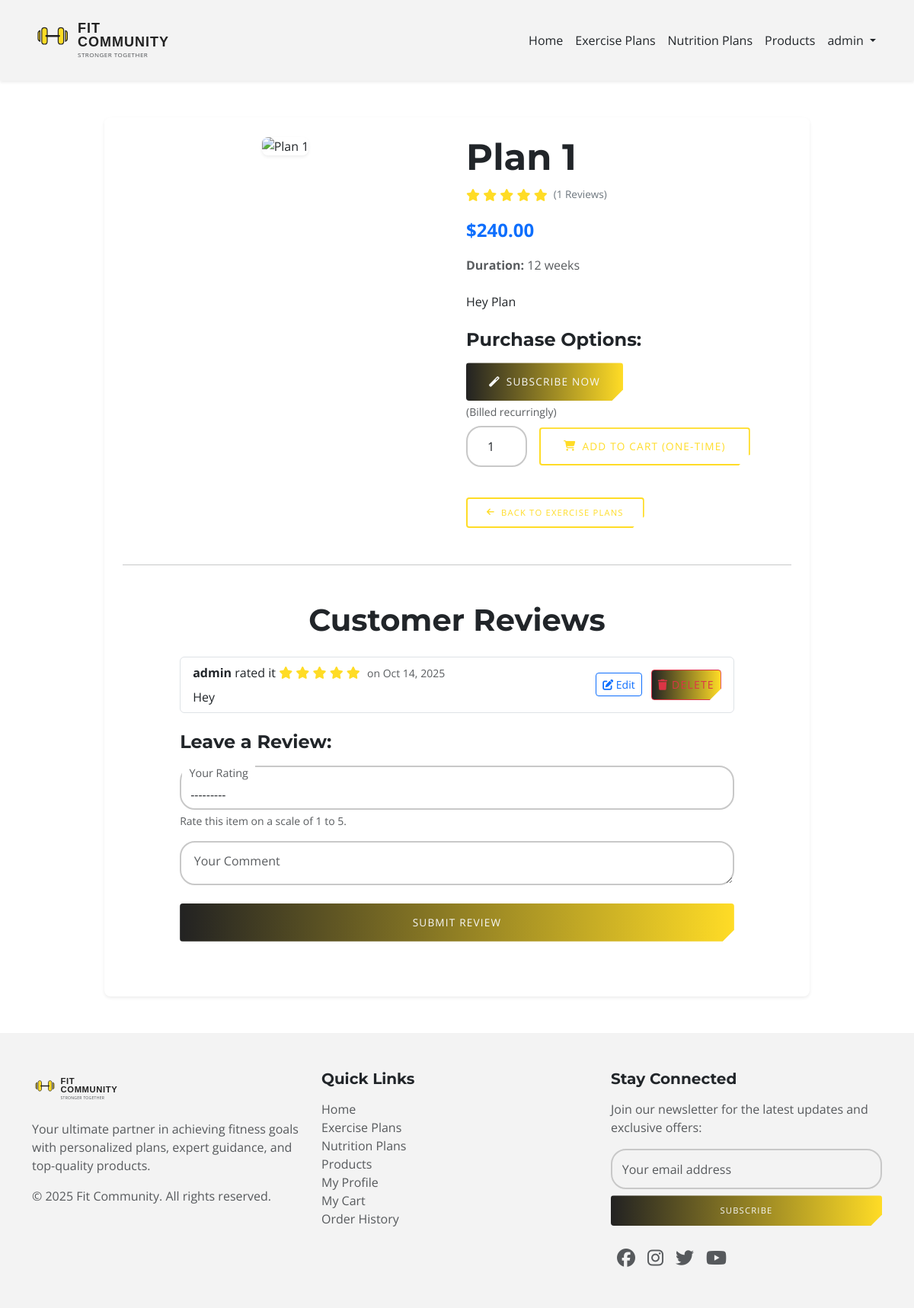
The app's page /exercise-plans/1/ (signed in) with its own data.
### fitness/models.py (models this page shows, shortened)
class ExercisePlan(models.Model):
    title = models.CharField(max_length=100)
    description = models.TextField()
    price = models.DecimalField(max_digits=8, decimal_places=2)
    duration_weeks = models.PositiveIntegerField()
    stripe_price_id = models.CharField(
        max_length=255, blank=True, null=True, unique=True
    )
    image = models.ImageField(upload_to='plan_images/', blank=True, null=True)

### products/models.py (models this page shows, shortened)
class Review(models.Model):
    user = models.ForeignKey(
        User, on_delete=models.CASCADE, related_name='reviews'
    )
    exercise_plan = models.ForeignKey(
        'fitness.ExercisePlan', on_delete=models.CASCADE, null=True,
        blank=True, related_name='reviews'
    )
    nutrition_plan = models.ForeignKey(
        'fitness.NutritionPlan', on_delete=models.CASCADE, null=True,
        blank=True, related_name='reviews'
    )
    product = models.ForeignKey(
        Product, on_delete=models.CASCADE, null=True, blank=True,
        related_name='reviews'
    )
    rating = models.IntegerField(
        choices=[(i, str(i)) for i in range(1, 6)],
        help_text="Rate this item on a scale of 1 to 5."
    )
    comment = models.TextField(blank=True, null=True)
    created_at = models.DateTimeField(auto_now_add=True)
    class Meta:
        ordering = ['-created_at']

### fitness/views.py (the view)
def exercise_plan_detail(request, pk):  # show exercise plan detail
    plan = get_object_or_404(
        ExercisePlan.objects.annotate(
            average_rating=Avg('reviews__rating'),
            review_count=Count('reviews'),
        ),
        pk=pk,
    )
    if request.method == 'POST':
        form = ReviewForm(request.POST)
        if form.is_valid():
            if request.user.is_authenticated:
                rev = form.save(commit=False)
                rev.user = request.user
                rev.exercise_plan = plan
                rev.save()
                messages.success(request, 'Review submitted.')
                return redirect('exercise_plan_detail', pk=pk)
            messages.error(request, 'Log in to submit a review.')
    else:
        form = ReviewForm()
    return render(
        request,
        'public-pages/exercise_plan_detail.html',
        {'plan': plan, 'reviews': plan.reviews.all(), 'form': form},
    )

### templates/public-pages/exercise_plan_detail.html (shortened to what this page needs)
{% extends 'base.html' %}
{% load static rating_extras %}
{% block content %}
{% load static %}
<div class="container my-5">
    <div class="row justify-content-center">
        <div class="col-lg-10 col-md-12">
            <div class="card shadow-sm border-0 product-detail-card">
                <div class="card-body p-4">
                    <div class="row g-4">
                        <div class="col-md-6 text-center">
                            <img src="{% if plan.image %}{{ plan.image.url }}{% else %}{% static 'images/plan_placeholder.jpg' %}{% endif %}"
                                 class="img-fluid rounded-3 shadow-sm plan-detail-image" alt="{{ plan.title }}">
                        </div>
                        <div class="col-md-6">
                            <h1 class="display-5 fw-bold mb-2">{{ plan.title }}</h1>
                            <div class="d-flex align-items-center mb-3">
                                <div class="star-rating me-2">
                                    {% with plan.average_rating|round_int as rounded %}
                                        {% for _ in "12345" %}
                                            <i class="fas fa-star{% if forloop.counter <= rounded %} on{% endif %}"></i>
                                        {% endfor %}
                                    {% endwith %}
                                </div>
                                <span class="review-count-text">({{ plan.review_count }} Reviews)</span>
                            </div>
                            <p class="fs-4 fw-bold text-primary mb-3">${{ plan.price|floatformat:2 }}</p>
                            <p class="text-muted mb-4"><strong>Duration:</strong> {{ plan.duration_weeks }} weeks</p>
                            <p class="text-dark mb-4">{{ plan.description }}</p>
                            {% if user.is_authenticated %}
                                <h4 class="mt-4 mb-3 fw-bold">Purchase Options:</h4>
                                <div class="d-flex flex-column mb-4">
                                    <form action="{% url 'create_subscription_checkout' 'exercise_plan' plan.id %}" method="post" class="mb-2">
                                        <button type="submit" class="custom-btn custom-btn-lg">
                                            <i class="fas fa-magic me-2"></i>Subscribe Now
                                        </button>
                                        <small class="form-text text-muted ml-2 d-block"> (Billed recurringly)</small>
                                    </form>
                                    <form action="{% url 'add_to_cart' 'exercise_plan' plan.id %}" method="post" class="d-flex align-items-center">
                                        <div class="form-group me-3">
                                            <input type="number" name="quantity" id="quantity" value="1" min="1" class="form-control text-center quantity-input-width">
                                        </div>
                                        <button type="submit" class="custom-btn custom-btn-lg btn-outline-dark">
                                            <i class="fas fa-shopping-cart me-2"></i>Add to Cart (One-time)
                                        </button>
                                    </form>
                                </div>
                            {% else %}
                                <div class="alert alert-info text-center" role="alert">
                                    Please <a href="{% url 'login' %}" class="alert-link">log in</a> to subscribe or purchase this plan.
                                </div>
                            {% endif %}
                            <a href="{% url 'exercise_plan_list' %}" class="custom-btn btn-outline-dark btn-sm mt-3">
                                <i class="fas fa-arrow-left me-2"></i>Back to Exercise Plans
                            </a>
                        </div>
                    </div>
                    <hr class="my-5">
                    <h3 class="section-heading text-center mb-4">Customer Reviews</h3>
                    <div class="row justify-content-center">
                        <div class="col-lg-10">
                            {% if reviews %}
                                <ul class="list-group mb-4">
                                    {% for review in reviews %}
                                        <li class="list-group-item d-flex flex-column flex-sm-row justify-content-between align-items-start align-items-sm-center">
                                            <div>
                                                <strong>{{ review.user.username }}</strong> rated it
                                                <span class="star-rating fs-6">
                                                    {% with review.rating|round_int as rounded_review_rating %}
                                                        {% for _ in "12345" %}
                                                            <i class="fas fa-star{% if forloop.counter <= rounded_review_rating %} on{% endif %}"></i>
                                                        {% endfor %}
                                                    {% endwith %}
                                                </span>
                                                <small class="text-muted d-block d-sm-inline-block">on {{ review.created_at|date:"M d, Y" }}</small>
                                                {% if review.comment %}
                                                    <p class="mt-2 mb-0">{{ review.comment }}</p>
                                                {% endif %}
                                            </div>
                                            {% if request.user == review.user %}
                                            <div class="mt-3 mt-sm-0">
                                                <a href="{% url 'edit_review' review.id %}" class="btn btn-sm btn-outline-primary me-2">
                                                    <i class="fas fa-edit"></i> Edit
                                                </a>
                                                <form action="{% url 'delete_review' review.id %}" method="post" style="display:inline;">
                                                    <button type="submit" class="btn btn-sm btn-outline-danger">
                                                        <i class="fas fa-trash"></i> Delete
                                                    </button>
                                                </form>
                                            </div>
                                            {% endif %}
                                        </li>
                                        {% endfor %}
                                </ul>
                            {% else %}
                                <div class="alert alert-info text-center" role="alert">
                                    No reviews yet. Be the first to review this plan!
                                </div>
                            {% endif %}
                            <h4 class="mt-4 mb-3">Leave a Review:</h4>
                            {% if user.is_authenticated %}
                                <form method="post" class="mb-5">
                                    {% for field in form %}
                                        <div class="form-floating mb-3">
                                            {{ field }}
                                            <label for="{{ field.id_for_label }}" class="text-muted">{{ field.label }}</label>
                                            {% if field.help_text %}
                                                <div class="form-text text-muted">{{ field.help_text }}</div>
                                            {% endif %}
                                        </div>
                                    {% endfor %}
                                    <div class="d-grid mt-4">
                                        <button type="submit" class="custom-btn custom-btn-lg">Submit Review</button>
                                    </div>
                                </form>
                            {% else %}
                                <div class="alert alert-warning text-center" role="alert">
                                    Please <a href="{% url 'login' %}" class="alert-link">log in</a> to leave a review.
                                </div>
                            {% endif %}
                        </div>
                    </div>
                </div>
            </div>
        </div>
    </div>
</div>
{% endblock %}

### templates/components/header.html (shortened to what this page needs)
{% load static %}
<header>
    <nav class="navbar navbar-expand-lg navbar-light bg-custom-header py-2">
        <div class="container">
            <a class="navbar-brand" href="{% url 'home' %}">
                <img src="{% static 'images/fclogo.svg' %}" alt="Fitness Site Logo" class="header-logo">
            </a>
            <div class="collapse navbar-collapse d-none d-lg-flex" id="navbarNav">
                <ul class="navbar-nav ms-auto">
                    <li class="nav-item">
                        <a class="nav-link" href="{% url 'home' %}">Home</a>
                    </li>
                    <li class="nav-item">
                        <a class="nav-link" href="{% url 'exercise_plan_list' %}">Exercise Plans</a>
                    </li>
                    <li class="nav-item">
                        <a class="nav-link" href="{% url 'nutrition_plan_list' %}">Nutrition Plans</a>
                    </li>
                    <li class="nav-item">
                        <a class="nav-link" href="{% url 'product_list' %}">Products</a>
                    </li>
                    {% if user.is_authenticated %}
                        <li class="nav-item dropdown">
                            <a class="nav-link dropdown-toggle" href="#" id="navbarDropdownDesktop" role="button" data-bs-toggle="dropdown" aria-expanded="false">
                                {{ user.username }}
                            </a>
                        </li>
                    {% endif %}
                </ul>
            </div>
        </div>
    </nav>
</header>

### records on screen
ExercisePlan: title "Plan 1", review_count "1", price "240.00", duration_weeks "12", description "Hey Plan"
Review: user.username "admin", created_at "Oct 14, 2025", comment "Hey", shows "Edit"

### other values on screen
{{ user.username }} "admin"
{{ field.label }} "Your Rating" "Your Comment"
{{ field.help_text }} "Rate this item on a scale of 1 to 5."
